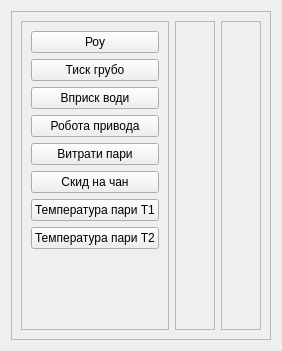
     <widget class="QWidget" name="tab_6">
      <attribute name="title">
       <string>РОУ</string>
      </attribute>
      <layout class="QVBoxLayout" name="verticalLayout_25">
       <item>
        <widget class="QFrame" name="frame_7">
         <property name="frameShape">
          <enum>QFrame::StyledPanel</enum>
         </property>
         <property name="frameShadow">
          <enum>QFrame::Raised</enum>
         </property>
         <layout class="QHBoxLayout" name="horizontalLayout_12">
          <item>
           <widget class="QFrame" name="frame_Reg_7">
            <property name="frameShape">
             <enum>QFrame::StyledPanel</enum>
            </property>
            <property name="frameShadow">
             <enum>QFrame::Sunken</enum>
            </property>
            <layout class="QVBoxLayout" name="verticalLayout_19">
             <item>
              <widget class="QPushButton" name="routrend_trend_6_0">
               <property name="text">
                <string>Роу</string>
               </property>
              </widget>
             </item>
             <item>
              <widget class="QPushButton" name="roureg3_trend_6_0">
               <property name="text">
                <string>Тиск грубо</string>
               </property>
              </widget>
             </item>
             <item>
              <widget class="QPushButton" name="roureg4_trend_6_0">
               <property name="text">
                <string>Вприск води</string>
               </property>
              </widget>
             </item>
             <item>
              <widget class="QPushButton" name="roureg5_trend_6_0">
               <property name="text">
                <string>Робота привода</string>
               </property>
              </widget>
             </item>
             <item>
              <widget class="QPushButton" name="routrend1_trend_6_0">
               <property name="text">
                <string>Витрати пари</string>
               </property>
              </widget>
             </item>
             <item>
              <widget class="QPushButton" name="routrend2_trend_6_0">
               <property name="text">
                <string>Скид на чан</string>
               </property>
              </widget>
             </item>
             <item>
              <widget class="QPushButton" name="routrend_1">
               <property name="text">
                <string>Температура пари Т1</string>
               </property>
              </widget>
             </item>
             <item>
              <widget class="QPushButton" name="routrend_2">
               <property name="text">
                <string>Температура пари Т2</string>
               </property>
              </widget>
             </item>
             <item>
              <spacer name="verticalSpacer_19">
               <property name="orientation">
                <enum>Qt::Vertical</enum>
               </property>
               <property name="sizeHint" stdset="0">
                <size>
                 <width>20</width>
                 <height>71</height>
                </size>
               </property>
              </spacer>
             </item>
            </layout>
           </widget>
          </item>
          <item>
           <widget class="QFrame" name="frame_Val_7">
            <property name="frameShape">
             <enum>QFrame::StyledPanel</enum>
            </property>
            <property name="frameShadow">
             <enum>QFrame::Sunken</enum>
            </property>
            <layout class="QVBoxLayout" name="verticalLayout_20">
             <item>
              <spacer name="verticalSpacer_20">
               <property name="orientation">
                <enum>Qt::Vertical</enum>
               </property>
               <property name="sizeHint" stdset="0">
                <size>
                 <width>20</width>
                 <height>145</height>
                </size>
               </property>
              </spacer>
             </item>
            </layout>
           </widget>
          </item>
          <item>
           <widget class="QFrame" name="frame_Other_7">
            <property name="frameShape">
             <enum>QFrame::StyledPanel</enum>
            </property>
            <property name="frameShadow">
             <enum>QFrame::Sunken</enum>
            </property>
            <layout class="QVBoxLayout" name="verticalLayout_21">
             <item>
              <spacer name="verticalSpacer_21">
               <property name="orientation">
                <enum>Qt::Vertical</enum>
               </property>
               <property name="sizeHint" stdset="0">
                <size>
                 <width>20</width>
                 <height>145</height>
                </size>
               </property>
              </spacer>
             </item>
            </layout>
           </widget>
          </item>
         </layout>
        </widget>
       </item>
      </layout>
     </widget>
